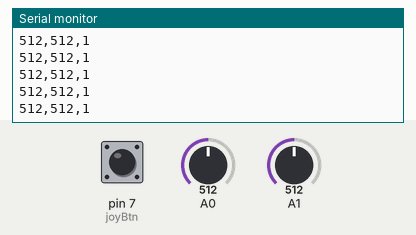
A sketch run on a simulated Arduino Uno, built with avr-gcc and run on an emulated ATmega328P. On the bench: the last lines printed to the serial monitor. The inputs (shaded band) are chosen by the test bench; at power-on: A1 = 512, pin 7 (joyBtn) HIGH, A0 = 512.

Above: at 5.7 s.
5.8 s: A1 set to 1006
At 6.7 s:
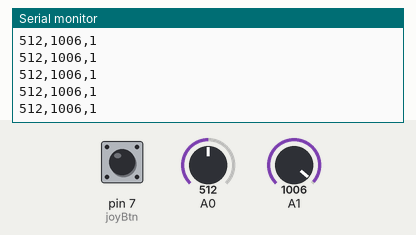
7.3 s: A1 set to 982
At 8.1 s:
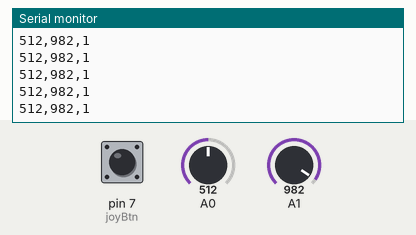
Timing chart, 0 to 9.2 s (numbered marks = the images above; inputs shaded):
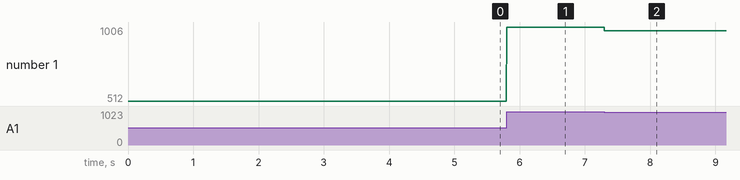

The sketch:

mouse_arduino.ino
```cpp
const int joyBtn = 7;
void setup() {
    Serial.begin(115200);
    Serial.setTimeout(1);
    pinMode(joyBtn, INPUT_PULLUP);
}
void loop() {
    int x = analogRead(A0), y = analogRead(A1), btn = digitalRead(joyBtn);
    Serial.print(x); Serial.print(","); Serial.print(y); Serial.print(","); Serial.println(btn);
    delay(3);
}
```

Measured:
- after the input at 5.8 s, the serial monitor: prints a new line at once (image 1)
- after the input at 7.3 s, the serial monitor: prints a new line at once (image 2)
- plotted number 1: 512 → 1006 after the input at 5.8 s, 1006 → 982 after the input at 7.3 s
